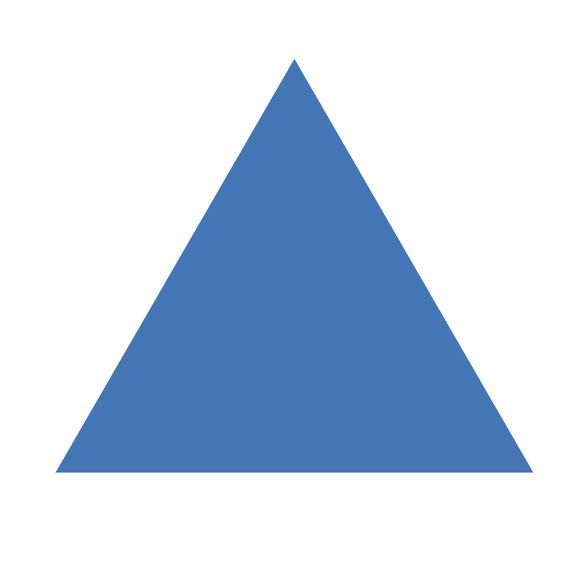
#> input picture images/triangle.jpg, 567 x 567 px, found by its file name
$ jupyter execute --allow-errors 'Prática_5.ipynb'   (shell and % lines are left out)
#> lines starting #> are read from the running program, lines starting #| are printed output that depends on the picture
**Transformações**
* Transformação afim - preserva as relações paralelas entre partes da imagem, uma vez que a distância entre os pixels durante a transformação se mantém a mesma.
* Transformação de perspectiva - mudança de perspectiva da imagem em relação a um certo conjunto de pontos adotados.

Roteiro da prática:

1. Ler a imagem do triangulo
2. Criar os pontos para a matriz de transformação afim
3. Utilizar a função `getAffineTransform()` para criar a matriz
4. Utilizar a função `warpAffine()`para realizar a transformação
5. Ler a imagem da carta
6. Declarar 8 pontos para a matriz de transformação
7. Utilizar a função `getPerspectiveTransform()` para criar a matriz
8. Utilizar a função `warpPerspective()`para realizar a transformação

[cell 1]
import cv2 as cv
import numpy as np
import matplotlib.pyplot as plt
from google.colab.patches import cv2_imshow

[cell 2]
img_triangle = cv.imread('triangle.jpg')
#> img_triangle is the input picture: shape (567, 567, 3); mean B, G, R 232.6, 212.5, 197.4
cv2_imshow(img_triangle)

[cell 3]
img_triangle_points = np.zeros(shape = (3,2), dtype = np.float32)

img_triangle_points[0] = (60,470)
img_triangle_points[1] = (296,66)
img_triangle_points[2] = (524,471)

img_triangle_points

#> (a cell that did not finish here is left out)

[cell 5]
transf_points_triangle = np.zeros(shape = (3,2), dtype = np.float32)

transf_points_triangle[0] = (249,503)
transf_points_triangle[1] = (443,224)
transf_points_triangle[2] = (80,137)

[cell 6]
transf_afin = cv.getAffineTransform(img_triangle_points,transf_points_triangle)

[cell 7]
warp_triangle = cv.warpAffine(img_triangle, transf_afin, (img_triangle.shape[1], img_triangle.shape[0]))
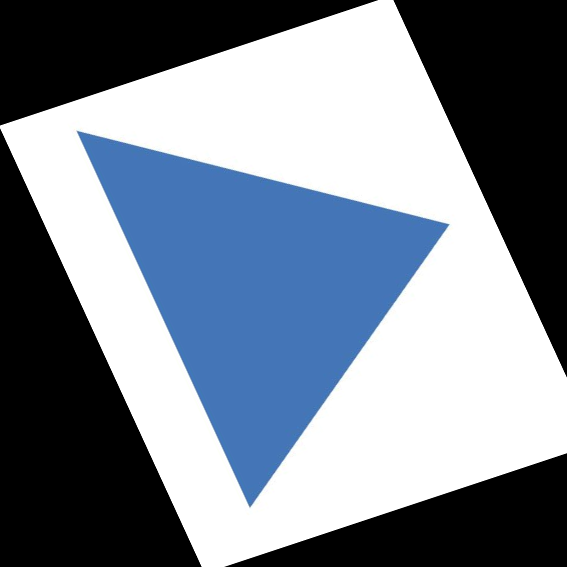
#> warp_triangle: shape (567, 567, 3); mean B, G, R 145.5, 132.8, 123.3

cv2_imshow(warp_triangle)

[cell 8]
img_carta = cv.imread('carta.jpeg')
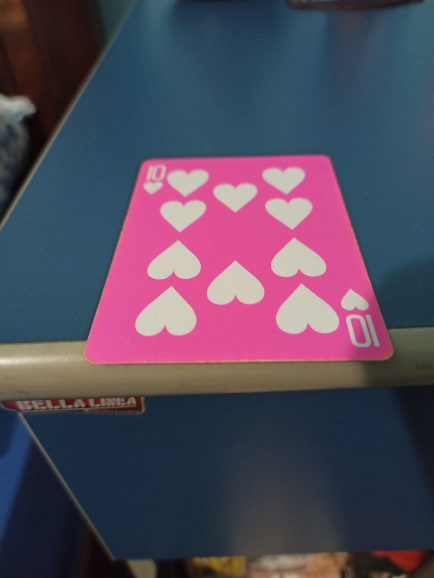
#> input picture images/carta.jpeg, 868 x 1156 px, found by its file name (shown at 1/2 size)
#> img_carta is the input picture: shape (1156, 868, 3); mean B, G, R 91.1, 73.4, 83.4
cv2_imshow(img_carta)

[cell 9]
img_carta = cv.resize(img_carta,(500,500))
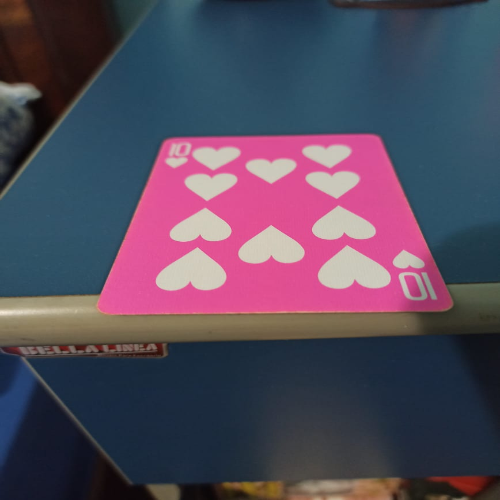
#> img_carta: shape (500, 500, 3); mean B, G, R 91.1, 73.4, 83.3
cv2_imshow(img_carta)

[cell 10]
img_carta_points = np.zeros(shape = (4,2), dtype = np.float32)

img_carta_points[0] = (98,307)
img_carta_points[1] = (167,139)
img_carta_points[2] = (377,135)
img_carta_points[3] = (449,301)

img_carta_points

[cell 11]
transf_points_carta = np.zeros(shape = (4,2), dtype = np.float32)

transf_points_carta[0] = (82,400)
transf_points_carta[1] = (120,50)
transf_points_carta[2] = (388,50)
transf_points_carta[3] = (442,400)

transf_points_carta

[cell 12]
transf_persp = cv.getPerspectiveTransform(img_carta_points, transf_points_carta)

[cell 13]
warp_carta = cv.warpPerspective(img_carta,transf_persp, (img_carta.shape[1], img_carta.shape[0]))
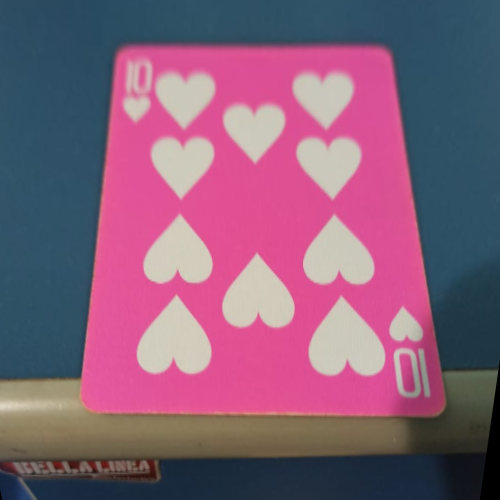
#> warp_carta: shape (500, 500, 3); mean B, G, R 119.9, 94.4, 132.6

cv2_imshow(warp_carta)
